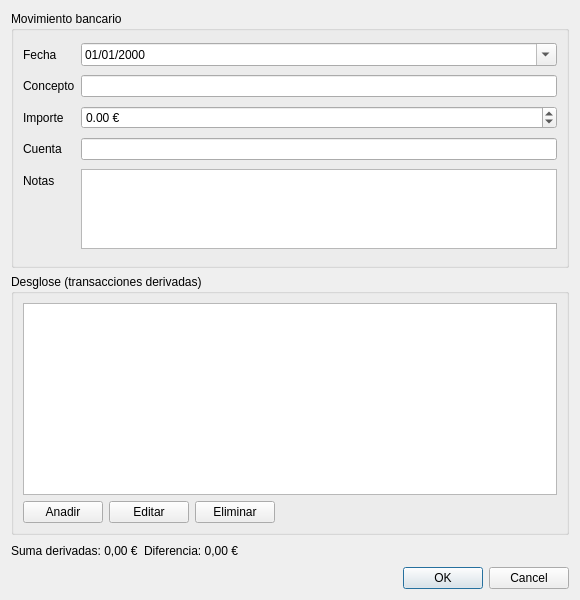
<?xml version="1.0" encoding="UTF-8"?>
<ui version="4.0">
 <class>TransactionEditorDialog</class>
 <widget class="QDialog" name="TransactionEditorDialog">
  <property name="geometry">
   <rect>
    <x>0</x>
    <y>0</y>
    <width>580</width>
    <height>600</height>
   </rect>
  </property>
  <property name="windowTitle">
   <string>Transaccion</string>
  </property>
  <layout class="QVBoxLayout" name="verticalLayout">
   <item>
    <widget class="QGroupBox" name="groupParent">
     <property name="title">
      <string>Movimiento bancario</string>
     </property>
     <layout class="QFormLayout" name="formLayout">
      <item row="0" column="0">
       <widget class="QLabel" name="labelDate">
        <property name="text">
         <string>Fecha</string>
        </property>
       </widget>
      </item>
      <item row="0" column="1">
       <widget class="QDateEdit" name="dateEdit">
        <property name="calendarPopup">
         <bool>true</bool>
        </property>
        <property name="displayFormat">
         <string>dd/MM/yyyy</string>
        </property>
       </widget>
      </item>
      <item row="1" column="0">
       <widget class="QLabel" name="labelConcept">
        <property name="text">
         <string>Concepto</string>
        </property>
       </widget>
      </item>
      <item row="1" column="1">
       <widget class="QLineEdit" name="lineEditConcept"/>
      </item>
      <item row="2" column="0">
       <widget class="QLabel" name="labelAmount">
        <property name="text">
         <string>Importe</string>
        </property>
       </widget>
      </item>
      <item row="2" column="1">
       <widget class="QDoubleSpinBox" name="doubleSpinBoxAmount">
        <property name="decimals">
         <number>2</number>
        </property>
        <property name="minimum">
         <double>-999999999.990000000000000</double>
        </property>
        <property name="maximum">
         <double>999999999.990000000000000</double>
        </property>
        <property name="suffix">
         <string> &#8364;</string>
        </property>
       </widget>
      </item>
      <item row="3" column="0">
       <widget class="QLabel" name="labelAccount">
        <property name="text">
         <string>Cuenta</string>
        </property>
       </widget>
      </item>
      <item row="3" column="1">
       <widget class="QLineEdit" name="lineEditAccount"/>
      </item>
      <item row="4" column="0">
       <widget class="QLabel" name="labelNotes">
        <property name="text">
         <string>Notas</string>
        </property>
       </widget>
      </item>
      <item row="4" column="1">
       <widget class="QPlainTextEdit" name="plainTextEditNotes">
        <property name="maximumSize">
         <size>
          <width>16777215</width>
          <height>80</height>
         </size>
        </property>
       </widget>
      </item>
     </layout>
    </widget>
   </item>
   <item>
    <widget class="QGroupBox" name="groupDerived">
     <property name="title">
      <string>Desglose (transacciones derivadas)</string>
     </property>
     <layout class="QVBoxLayout" name="verticalLayoutDerived">
      <item>
       <widget class="QTableView" name="tableViewDerived"/>
      </item>
      <item>
       <layout class="QHBoxLayout" name="buttonsLayout">
        <item>
         <widget class="QPushButton" name="btnAddDerived">
          <property name="text">
           <string>Anadir</string>
          </property>
         </widget>
        </item>
        <item>
         <widget class="QPushButton" name="btnEditDerived">
          <property name="text">
           <string>Editar</string>
          </property>
         </widget>
        </item>
        <item>
         <widget class="QPushButton" name="btnRemoveDerived">
          <property name="text">
           <string>Eliminar</string>
          </property>
         </widget>
        </item>
        <item>
         <spacer name="buttonsSpacer">
          <property name="orientation">
           <enum>Qt::Horizontal</enum>
          </property>
          <property name="sizeHint" stdset="0">
           <size>
            <width>40</width>
            <height>20</height>
           </size>
          </property>
         </spacer>
        </item>
       </layout>
      </item>
     </layout>
    </widget>
   </item>
   <item>
    <layout class="QHBoxLayout" name="footerLayout">
     <item>
      <widget class="QLabel" name="labelSum">
       <property name="text">
        <string>Suma derivadas: 0,00 &#8364;</string>
       </property>
      </widget>
     </item>
     <item>
      <widget class="QLabel" name="labelDifference">
       <property name="text">
        <string>Diferencia: 0,00 &#8364;</string>
       </property>
      </widget>
     </item>
     <item>
      <spacer name="footerSpacer">
       <property name="orientation">
        <enum>Qt::Horizontal</enum>
       </property>
       <property name="sizeHint" stdset="0">
        <size>
         <width>40</width>
         <height>20</height>
        </size>
       </property>
      </spacer>
     </item>
    </layout>
   </item>
   <item>
    <widget class="QDialogButtonBox" name="buttonBox">
     <property name="orientation">
      <enum>Qt::Horizontal</enum>
     </property>
     <property name="standardButtons">
      <set>QDialogButtonBox::Cancel|QDialogButtonBox::Ok</set>
     </property>
    </widget>
   </item>
  </layout>
 </widget>
 <resources/>
 <connections/>
</ui>
